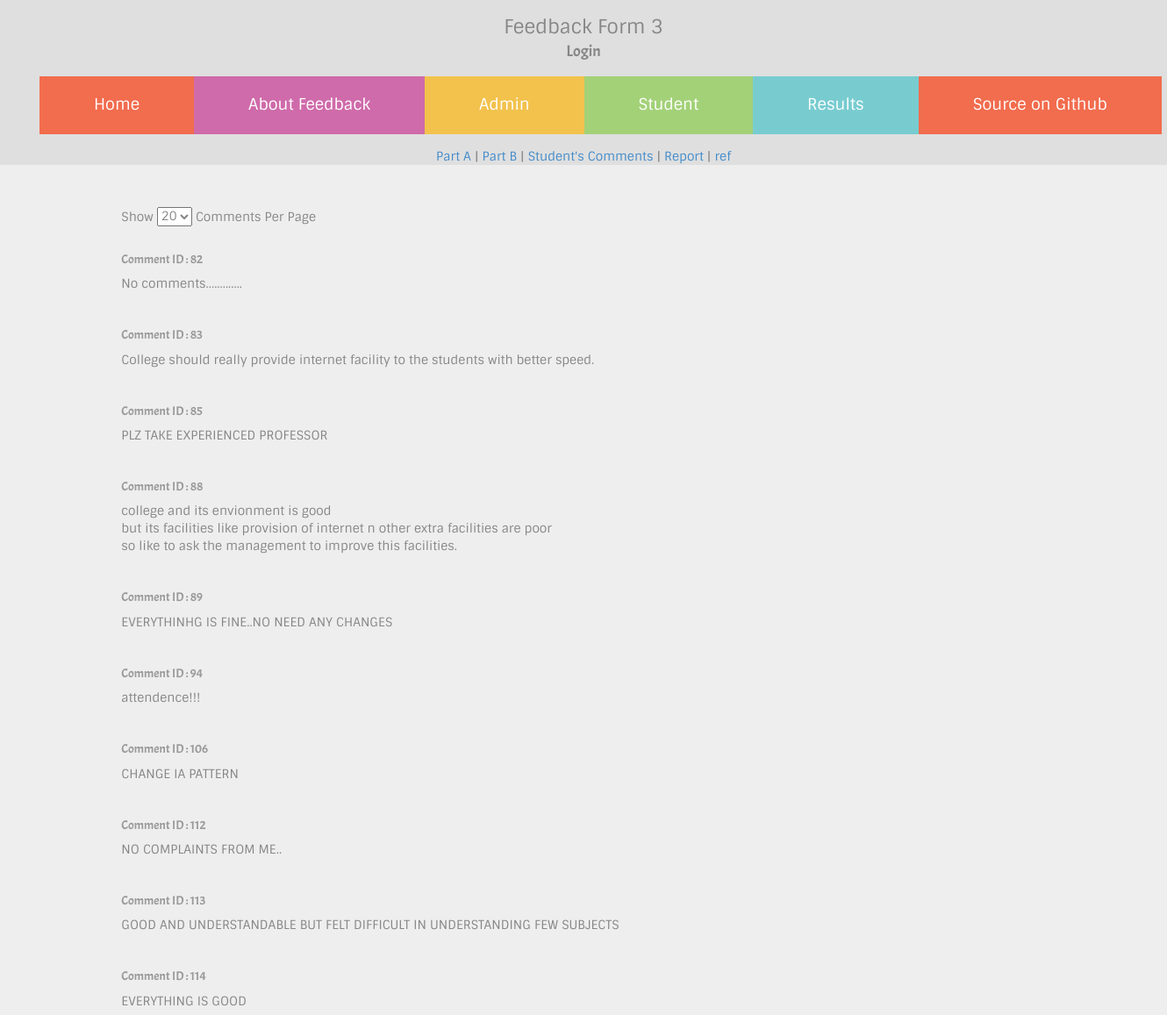
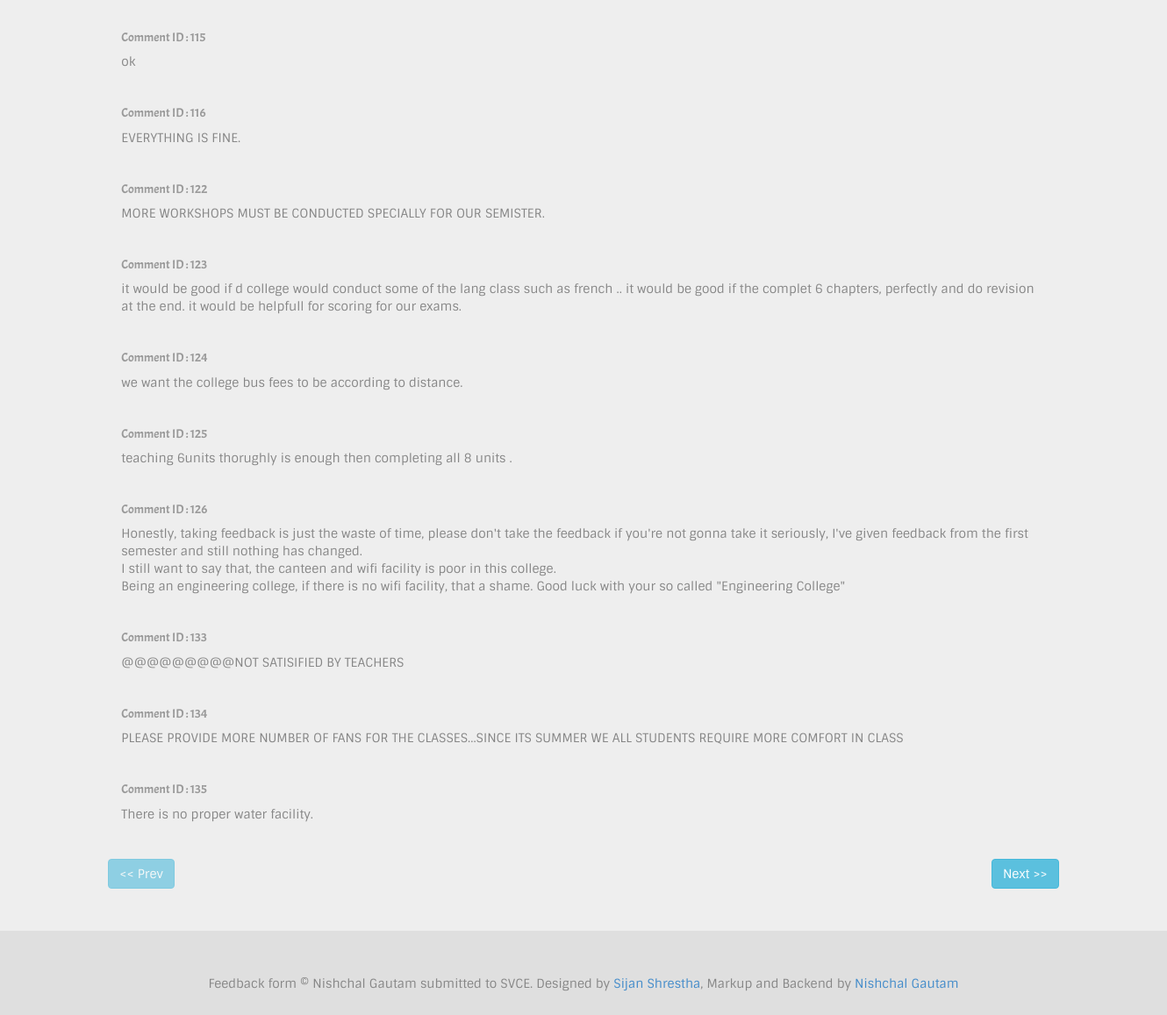
/admin/studentfeedbacks.php (signed in), run on an earlier commit of the app's database (2 pictures, top to bottom).
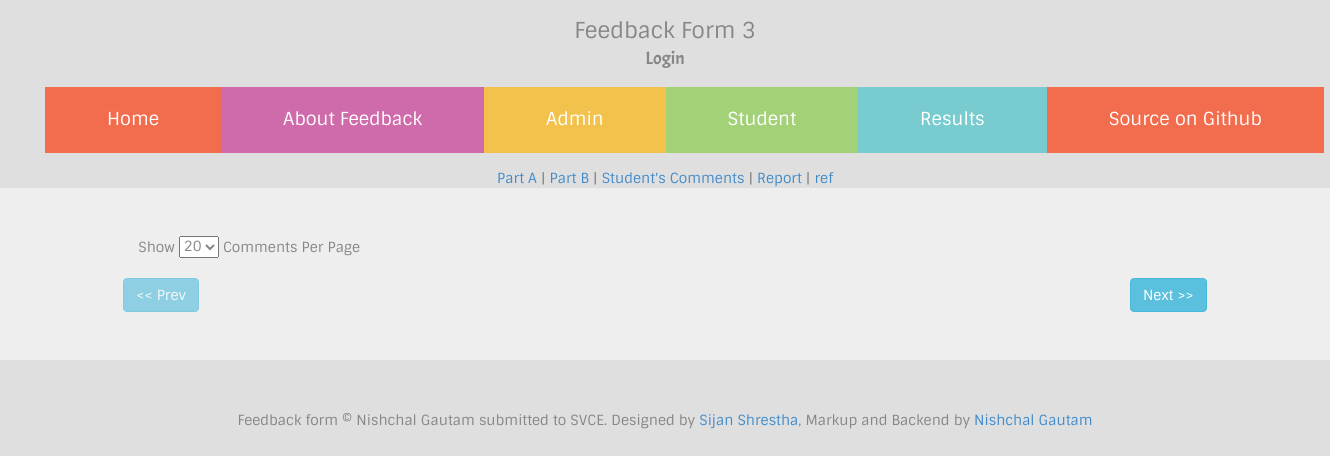
And on a later commit of the database.
### tables this page shows
CREATE TABLE `feedbackStudents` (
  `id` int(5) NOT NULL AUTO_INCREMENT,
  `usn` varchar(50) DEFAULT NULL,
  `message` text,
  PRIMARY KEY (`id`),
  UNIQUE KEY `usn` (`usn`),
  UNIQUE KEY `usn_2` (`usn`)
);

### classes/auth.class.php (called while the page is built, shortened)
<?php
	class authenticate
	{
		public static $db_host,$db_user,$db_pass,$db_name,$username,$password;
		public static function check(){
			$db_name=self::$db_name;
			$username=self::$username;
			$password=self::$password;
			$username=mysql_real_escape_string($username);
			$sql="SELECT * FROM `$db_name`.`admin` WHERE `username`='$username' LIMIT 1";
			$query=mysql_query($sql);
			$num=mysql_num_rows($query);
			if($num!=1){
				return false;
			}
			else{
				$data=mysql_fetch_object($query);
				$passdb=$data->password;
				if($password==$passdb){
					return true;
				}else{
					return false;
				}
			}
		}
	}
?>

### admin/studentfeedbacks.php (the view, shortened to what this page needs)
<?php
	require_once("../classes/auth.class.php");
?>
<?php $title="Login Admin"; require_once('../required_files/header.php'); ?>
	<div align="center">
		<a href="admin.php" >Part A</a> | <a href="collegeResult.php" >Part B</a> | <a href="studentfeedbacks.php">Student's Comments</a> | <a href="report.php">Report</a> | <a href="getreport.php" >ref</a>
	</div>
	<div class="jumbotron">
		<div class="row">
			<div class="col-sm-10 col-sm-offset-1">
			<form action="<?php echo $_SERVER['PHP_SELF']; ?>" onchange="this.submit()" method="get">
			Show <select style="margin-bottom:20px;" name="limit" id="">
					<?php $limit=(isset($_GET['limit']))?$_GET['limit']:20;?>
					<option value="20" <?php if ($limit==20) {echo "selected";} ?>>20</option>
				</select> Comments Per Page
			</form>
				<?php
					$limit=(isset($_GET['limit']))?$_GET['limit']:20;
					$limit=($limit<0)?0:$limit;
					$offset=(isset($_GET['offset']))?$_GET['offset']:0;
					$offset=($offset<0)?0:$offset;
					$sql="SELECT id,message FROM `$db_name`.`feedbackStudents` WHERE message != '' LIMIT $limit OFFSET $offset";
					$query=mysql_query($sql);
					while ($data=mysql_fetch_object($query)) {
						echo "<h5 class='text-muted' style='font-family:acme;'>Comment ID : ".$data->id."</h5><span style='font-family:sintony;'>".nl2br(htmlentities($data->message))."</span><hr>";
					}
				 ?>
				 <div class="row"><a href="<?php $newoffset=$offset-$limit;echo $_SERVER['PHP_SELF']."?limit=$limit&offset=$newoffset"; ?>" class="badge <?php if($newoffset<0){echo "disabled";} ?> btn btn-info">&lt;&lt; Prev</a><a href="<?php $newoffset=$offset+$limit; echo $_SERVER['PHP_SELF']."?limit=$limit&offset=$newoffset"; ?>" class="badge btn btn-info pull-right">Next &gt;&gt;</a></div>
			</div>
		</div>
	</div>
<?php require_once('../required_files/footer.php'); ?>

### required_files/header.php (shortened to what this page needs)
<!doctype html>
<html lang="en">
<head>
	<link rel="stylesheet" href="/bootstrap/css/bootstrap.min.css">
	<link rel="stylesheet" href="/styles.css">
</head>
<body>
	<div class="head">Feedback Form 3</div>
	<div class="head subtitle">Login</div>
	<nav>
		<ul>
			<li><a href="/index.php" class="home">Home</a></li>
			<li><a href="/about.php" class="about">About Feedback</a></li>
			<li><a href="/adminlogin.php" class="admin">Admin</a></li>
			<li><a href="/studentlogin.php" class="login">Student</a></li>
			<li><a href="/admin/" class="result">Results</a></li>
			<li><a href="https://www.github.com/cyberhck/studentfeedback" class="source">Source on Github</a></li>
		</ul>
	</nav>

### required_files/footer.php
<footer align="center">Feedback form &copy; Nishchal Gautam submitted to SVCE. Designed by <a href="https://www.facebook.com/sijanshs">Sijan Shrestha</a>, Markup and Backend by <a href="http://nishgtm.com">Nishchal Gautam</a></footer>
</body>
</html>

### styles.css (style rules this page uses)
nav { list-style:none;text-align:center;margin-top:15px;margin-bottom:15px }
nav ul { margin:0 auto }
nav li { position:relative;display:table-cell }
nav ul li { margin:0 0 0 0 }
nav ul li a { padding:20px 62px 20px 62px;font-size:18px;display:block;position:relative;margin:0 0 0 0;color:#fff }
nav { width:1320px;margin:0 auto;margin-top:15px;margin-bottom:15px }
.home { background:#f26c4e }
.about { background:#cf6baa }
.admin { background:#f2c24d }
.login { background:#a3d178 }
.result { background:#78ccd0 }
.source { background:#f26c4e }
body { background:#dfdfdf;color:#868686;font-family:sintony }
div.head { margin-top:15px;font-size:22px;text-align:center;font-family:sintony }
div.head.subtitle { margin-top:0;font-size:18px;font-family:acme }
footer { padding:20px;margin-bottom:50px }

What changed in the data, as far as the page shows it:
removed feedbackstudents: id "82", message "No comments............."
removed feedbackstudents: id "83", message "College should really provide internet facility to the students with better speed."
removed feedbackstudents: id "85", message "PLZ TAKE EXPERIENCED PROFESSOR"
removed feedbackstudents: id "88", message "college and its envionment is good but its facilities like provision of internet n other extra facilities are poor so like to ask the management to improve this facilities."
removed feedbackstudents: id "89", message "EVERYTHINHG IS FINE..NO NEED ANY CHANGES"
removed feedbackstudents: id "94", message "attendence!!!"
removed feedbackstudents: id "106", message "CHANGE IA PATTERN"
removed feedbackstudents: id "112", message "NO COMPLAINTS FROM ME.."
removed feedbackstudents: id "113", message "GOOD AND UNDERSTANDABLE BUT FELT DIFFICULT IN UNDERSTANDING FEW SUBJECTS"
removed feedbackstudents: id "114", message "EVERYTHING IS GOOD"
removed feedbackstudents: id "115", message "ok"
removed feedbackstudents: id "116", message "EVERYTHING IS FINE."
removed feedbackstudents: id "122", message "MORE WORKSHOPS MUST BE CONDUCTED SPECIALLY FOR OUR SEMISTER."
removed feedbackstudents: id "123", message "it would be good if d college would conduct some of the lang class such as french .. it would be good if the complet 6 chapters, perfectly and do revision at the end. it would be helpfull for scoring for our exams."
removed feedbackstudents: id "124", message "we want the college bus fees to be according to distance."
removed feedbackstudents: id "125", message "teaching 6units thorughly is enough then completing all 8 units ."
removed feedbackstudents: id "126", message "Honestly, taking feedback is just the waste of time, please don't take the feedback if you're not gonna take it seriously, I've given feedback from the first semester and still nothing has changed. I still want to say that, the canteen and wifi facility is poor in this college. Being an engineering college, if there is no wifi facility, that a shame. Good luck with your so called \"Engineering College\""
removed feedbackstudents: id "133", message "@@@@@@@@@NOT SATISIFIED BY TEACHERS"
removed feedbackstudents: id "134", message "PLEASE PROVIDE MORE NUMBER OF FANS FOR THE CLASSES...SINCE ITS SUMMER WE ALL STUDENTS REQUIRE MORE COMFORT IN CLASS"
removed feedbackstudents: id "135", message "There is no proper water facility."
